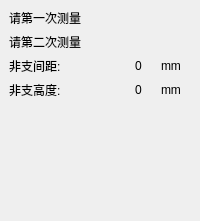
        <widget class="QWidget" name="pageFZ">
         <property name="toolTip">
          <string>非支间距测量</string>
         </property>
         <layout class="QVBoxLayout" name="verticalLayout_23">
          <property name="leftMargin">
           <number>0</number>
          </property>
          <property name="topMargin">
           <number>0</number>
          </property>
          <property name="rightMargin">
           <number>0</number>
          </property>
          <property name="bottomMargin">
           <number>0</number>
          </property>
          <item>
           <widget class="QWidget" name="widget_9" native="true">
            <property name="toolTip">
             <string>非支间距测量</string>
            </property>
            <layout class="QVBoxLayout" name="verticalLayout_21">
             <item>
              <widget class="QLabel" name="widget_FZ_1">
               <property name="text">
                <string>请第一次测量</string>
               </property>
              </widget>
             </item>
             <item>
              <widget class="QLabel" name="widget_FZ_2">
               <property name="text">
                <string>请第二次测量</string>
               </property>
              </widget>
             </item>
             <item>
              <widget class="QWidget" name="widget_FZ_3" native="true">
               <layout class="QVBoxLayout" name="verticalLayout_22">
                <property name="leftMargin">
                 <number>0</number>
                </property>
                <property name="topMargin">
                 <number>0</number>
                </property>
                <property name="rightMargin">
                 <number>0</number>
                </property>
                <property name="bottomMargin">
                 <number>6</number>
                </property>
                <item>
                 <layout class="QHBoxLayout" name="horizontalLayout_34">
                  <item>
                   <widget class="QLabel" name="label_71">
                    <property name="minimumSize">
                     <size>
                      <width>120</width>
                      <height>0</height>
                     </size>
                    </property>
                    <property name="maximumSize">
                     <size>
                      <width>80</width>
                      <height>16777215</height>
                     </size>
                    </property>
                    <property name="text">
                     <string>非支间距:</string>
                    </property>
                   </widget>
                  </item>
                  <item>
                   <widget class="QLabel" name="lbl_FZ_JJ">
                    <property name="text">
                     <string>0</string>
                    </property>
                   </widget>
                  </item>
                  <item>
                   <widget class="QLabel" name="label_72">
                    <property name="minimumSize">
                     <size>
                      <width>30</width>
                      <height>0</height>
                     </size>
                    </property>
                    <property name="maximumSize">
                     <size>
                      <width>20</width>
                      <height>16777215</height>
                     </size>
                    </property>
                    <property name="text">
                     <string>mm</string>
                    </property>
                   </widget>
                  </item>
                 </layout>
                </item>
                <item>
                 <layout class="QHBoxLayout" name="horizontalLayout_41">
                  <item>
                   <widget class="QLabel" name="label_85">
                    <property name="minimumSize">
                     <size>
                      <width>120</width>
                      <height>0</height>
                     </size>
                    </property>
                    <property name="maximumSize">
                     <size>
                      <width>80</width>
                      <height>16777215</height>
                     </size>
                    </property>
                    <property name="text">
                     <string>非支高度:</string>
                    </property>
                   </widget>
                  </item>
                  <item>
                   <widget class="QLabel" name="lbl_FZ_GD">
                    <property name="text">
                     <string>0</string>
                    </property>
                   </widget>
                  </item>
                  <item>
                   <widget class="QLabel" name="label_86">
                    <property name="minimumSize">
                     <size>
                      <width>30</width>
                      <height>0</height>
                     </size>
                    </property>
                    <property name="maximumSize">
                     <size>
                      <width>20</width>
                      <height>16777215</height>
                     </size>
                    </property>
                    <property name="text">
                     <string>mm</string>
                    </property>
                   </widget>
                  </item>
                 </layout>
                </item>
               </layout>
              </widget>
             </item>
             <item>
              <spacer name="verticalSpacer_8">
               <property name="orientation">
                <enum>Qt::Vertical</enum>
               </property>
               <property name="sizeHint" stdset="0">
                <size>
                 <width>20</width>
                 <height>107</height>
                </size>
               </property>
              </spacer>
             </item>
            </layout>
           </widget>
          </item>
         </layout>
        </widget>
